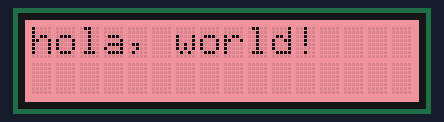
Recording of a sketch running on a simulated Arduino Uno, built with avr-gcc and run on an emulated ATmega328P. Shown: 16×2 character LCD.

Above: at 0.1 s.
At 1.1 s:
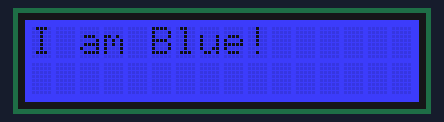
At 3.1 s:
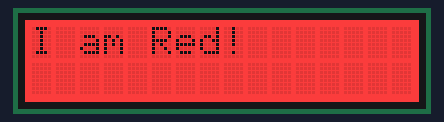
At 5.2 s:
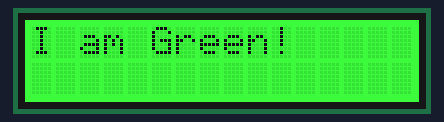
At 7.2 s:
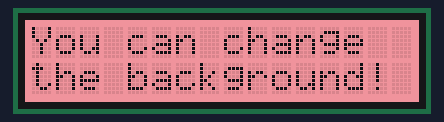

Measured:
- by itself, everything shown: repeats every 8.1 s, in 4 steps
- what the display in image 1 shows lasts 2.0 s, from 1.1 s to 3.1 s

The sketch:

LCD_test.ino
```cpp
#include "rgb_lcd.h"
rgb_lcd lcd;

// lcd display variables
const int colorR = 240;
const int colorG = 117;
const int colorB = 128;


void setup()
{
    Serial.begin(115200);
    // set up the LCD's number of columns and rows:
    lcd.begin(16, 2);
    lcd.setRGB(colorR, colorG, colorB);

    // Print a message to the LCD.
    lcd.print("hola, world!");
    delay(1000);

}

void loop()
{
    // Clear the text that was there before
    lcd.clear();
    // Start writing text in the top left
    lcd.setCursor(0, 0); // Column 0, row 0
    lcd.setRGB(0, 0, 255);
    lcd.print("I am Blue!");
    delay(2000);
    lcd.clear();

    lcd.setRGB(255, 0, 0);
    lcd.print("I am Red!");
    delay(2000);
    lcd.clear();

    lcd.setRGB(0, 255, 0);
    lcd.print("I am Green!");
    delay(2000);
    lcd.clear();

    //Change red, green, and blue variable values to change lcd backlight
    //Change text in lcd.print to output different text
    lcd.setRGB(colorR, colorG, colorB);
    lcd.print("You can change");
    // Continue the text on the second row
    lcd.setCursor(0, 1); // column 0, row 1
    lcd.print("the background!");
    delay(2000);
}
```
